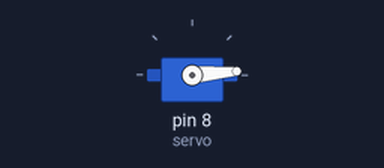
This sketch was run on a simulated Arduino Uno, built with avr-gcc and run on an emulated ATmega328P. Parts: servo. What the sketch prints to the serial monitor is not drawn.

Above: at 0.05 s.
At 0.65 s:
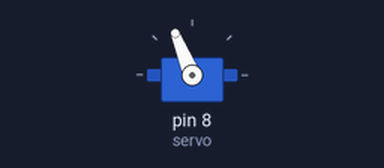
At 1.0 s:
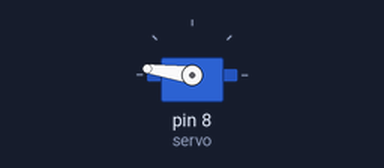
At 2.0 s:
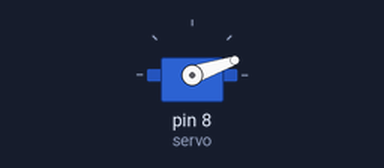
Timing chart, 0 to 4.8 s (numbered marks = the images above):
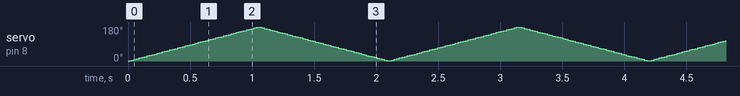

The sketch:

servo_sweep.ino
```cpp
#include <Servo.h>

Servo servo;

constexpr int min_us = 540;
constexpr int max_us = 1860;

void setup() {
  servo.attach(8, min_us, max_us);
  Serial.begin(115200);
}

void loop() {
  static int step_us = (max_us - min_us) / 100;
  static int us = min_us;

  servo.writeMicroseconds(us);
  Serial.println(us);
  delay(10);
  us += step_us;
  if (us >= max_us) {
    us = max_us;
    step_us *= -1;
  }
  if (us <= min_us) {
    us = min_us;
    step_us *= -1;
  }
}
```
